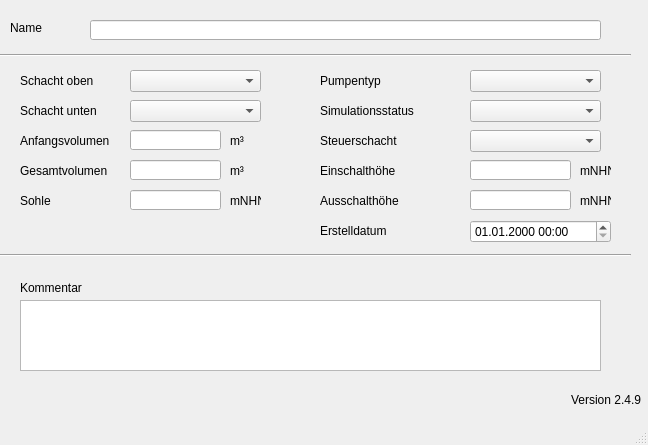
<?xml version="1.0" encoding="UTF-8"?>
<ui version="4.0">
 <class>MainWindow</class>
 <widget class="QMainWindow" name="MainWindow">
  <property name="geometry">
   <rect>
    <x>0</x>
    <y>0</y>
    <width>648</width>
    <height>445</height>
   </rect>
  </property>
  <property name="windowTitle">
   <string>MainWindow</string>
  </property>
  <widget class="QWidget" name="centralwidget">
   <widget class="QLabel" name="label">
    <property name="geometry">
     <rect>
      <x>10</x>
      <y>20</y>
      <width>46</width>
      <height>16</height>
     </rect>
    </property>
    <property name="text">
     <string>Name</string>
    </property>
   </widget>
   <widget class="QLabel" name="label_20">
    <property name="geometry">
     <rect>
      <x>320</x>
      <y>130</y>
      <width>121</width>
      <height>21</height>
     </rect>
    </property>
    <property name="text">
     <string>Steuerschacht</string>
    </property>
   </widget>
   <widget class="QLabel" name="label_5">
    <property name="geometry">
     <rect>
      <x>20</x>
      <y>130</y>
      <width>111</width>
      <height>21</height>
     </rect>
    </property>
    <property name="text">
     <string>Anfangsvolumen</string>
    </property>
   </widget>
   <widget class="QLabel" name="label_6">
    <property name="geometry">
     <rect>
      <x>20</x>
      <y>160</y>
      <width>91</width>
      <height>21</height>
     </rect>
    </property>
    <property name="text">
     <string>Gesamtvolumen</string>
    </property>
   </widget>
   <widget class="QLabel" name="label_18">
    <property name="geometry">
     <rect>
      <x>320</x>
      <y>70</y>
      <width>91</width>
      <height>21</height>
     </rect>
    </property>
    <property name="text">
     <string>Pumpentyp</string>
    </property>
   </widget>
   <widget class="QLabel" name="label_70">
    <property name="geometry">
     <rect>
      <x>320</x>
      <y>220</y>
      <width>71</width>
      <height>21</height>
     </rect>
    </property>
    <property name="text">
     <string>Erstelldatum</string>
    </property>
   </widget>
   <widget class="Line" name="line">
    <property name="geometry">
     <rect>
      <x>0</x>
      <y>40</y>
      <width>631</width>
      <height>31</height>
     </rect>
    </property>
    <property name="orientation">
     <enum>Qt::Horizontal</enum>
    </property>
   </widget>
   <widget class="Line" name="line_2">
    <property name="geometry">
     <rect>
      <x>0</x>
      <y>240</y>
      <width>631</width>
      <height>31</height>
     </rect>
    </property>
    <property name="orientation">
     <enum>Qt::Horizontal</enum>
    </property>
   </widget>
   <widget class="QLabel" name="label_14">
    <property name="geometry">
     <rect>
      <x>20</x>
      <y>280</y>
      <width>81</width>
      <height>16</height>
     </rect>
    </property>
    <property name="text">
     <string>Kommentar</string>
    </property>
   </widget>
   <widget class="QLabel" name="label_21">
    <property name="geometry">
     <rect>
      <x>320</x>
      <y>190</y>
      <width>121</width>
      <height>21</height>
     </rect>
    </property>
    <property name="text">
     <string>Ausschalthöhe</string>
    </property>
   </widget>
   <widget class="QLabel" name="label_22">
    <property name="geometry">
     <rect>
      <x>320</x>
      <y>100</y>
      <width>121</width>
      <height>21</height>
     </rect>
    </property>
    <property name="text">
     <string>Simulationsstatus</string>
    </property>
   </widget>
   <widget class="QLabel" name="label_7">
    <property name="geometry">
     <rect>
      <x>20</x>
      <y>100</y>
      <width>91</width>
      <height>21</height>
     </rect>
    </property>
    <property name="text">
     <string>Schacht unten</string>
    </property>
   </widget>
   <widget class="QLabel" name="label_8">
    <property name="geometry">
     <rect>
      <x>20</x>
      <y>70</y>
      <width>111</width>
      <height>21</height>
     </rect>
    </property>
    <property name="text">
     <string>Schacht oben</string>
    </property>
   </widget>
   <widget class="QLabel" name="label_9">
    <property name="geometry">
     <rect>
      <x>20</x>
      <y>190</y>
      <width>91</width>
      <height>21</height>
     </rect>
    </property>
    <property name="text">
     <string>Sohle</string>
    </property>
   </widget>
   <widget class="QLabel" name="label_23">
    <property name="geometry">
     <rect>
      <x>320</x>
      <y>160</y>
      <width>121</width>
      <height>21</height>
     </rect>
    </property>
    <property name="text">
     <string>Einschalthöhe</string>
    </property>
   </widget>
   <widget class="QLineEdit" name="pnam">
    <property name="geometry">
     <rect>
      <x>90</x>
      <y>20</y>
      <width>511</width>
      <height>20</height>
     </rect>
    </property>
   </widget>
   <widget class="QComboBox" name="schoben">
    <property name="geometry">
     <rect>
      <x>130</x>
      <y>70</y>
      <width>131</width>
      <height>22</height>
     </rect>
    </property>
   </widget>
   <widget class="QComboBox" name="schunten">
    <property name="geometry">
     <rect>
      <x>130</x>
      <y>100</y>
      <width>131</width>
      <height>22</height>
     </rect>
    </property>
   </widget>
   <widget class="QLineEdit" name="volanf">
    <property name="geometry">
     <rect>
      <x>130</x>
      <y>130</y>
      <width>91</width>
      <height>20</height>
     </rect>
    </property>
   </widget>
   <widget class="QLineEdit" name="volges">
    <property name="geometry">
     <rect>
      <x>130</x>
      <y>160</y>
      <width>91</width>
      <height>20</height>
     </rect>
    </property>
   </widget>
   <widget class="QLineEdit" name="sohle">
    <property name="geometry">
     <rect>
      <x>130</x>
      <y>190</y>
      <width>91</width>
      <height>20</height>
     </rect>
    </property>
   </widget>
   <widget class="QComboBox" name="pumpentyp">
    <property name="geometry">
     <rect>
      <x>470</x>
      <y>70</y>
      <width>131</width>
      <height>22</height>
     </rect>
    </property>
   </widget>
   <widget class="QComboBox" name="simstatus">
    <property name="geometry">
     <rect>
      <x>470</x>
      <y>100</y>
      <width>131</width>
      <height>22</height>
     </rect>
    </property>
   </widget>
   <widget class="QComboBox" name="steuersch">
    <property name="geometry">
     <rect>
      <x>470</x>
      <y>130</y>
      <width>131</width>
      <height>22</height>
     </rect>
    </property>
   </widget>
   <widget class="QLineEdit" name="einschalthoehe">
    <property name="geometry">
     <rect>
      <x>470</x>
      <y>160</y>
      <width>101</width>
      <height>20</height>
     </rect>
    </property>
   </widget>
   <widget class="QLineEdit" name="ausschalthoehe">
    <property name="geometry">
     <rect>
      <x>470</x>
      <y>190</y>
      <width>101</width>
      <height>20</height>
     </rect>
    </property>
   </widget>
   <widget class="QTextEdit" name="kommentar">
    <property name="geometry">
     <rect>
      <x>20</x>
      <y>300</y>
      <width>581</width>
      <height>71</height>
     </rect>
    </property>
   </widget>
   <widget class="QLabel" name="lb_version">
    <property name="geometry">
     <rect>
      <x>570</x>
      <y>390</y>
      <width>71</width>
      <height>20</height>
     </rect>
    </property>
    <property name="toolTip">
     <string>Version QKan Import</string>
    </property>
    <property name="text">
     <string>Version 2.4.9</string>
    </property>
    <property name="alignment">
     <set>Qt::AlignRight|Qt::AlignTrailing|Qt::AlignVCenter</set>
    </property>
   </widget>
   <widget class="QgsDateTimeEdit" name="createdat">
    <property name="geometry">
     <rect>
      <x>470</x>
      <y>220</y>
      <width>141</width>
      <height>23</height>
     </rect>
    </property>
    <property name="currentSection">
     <enum>QDateTimeEdit::DaySection</enum>
    </property>
    <property name="displayFormat">
     <string>dd.MM.yyyy HH:mm</string>
    </property>
   </widget>
   <widget class="QLabel" name="label_2">
    <property name="geometry">
     <rect>
      <x>230</x>
      <y>130</y>
      <width>21</width>
      <height>21</height>
     </rect>
    </property>
    <property name="text">
     <string>m³</string>
    </property>
   </widget>
   <widget class="QLabel" name="label_3">
    <property name="geometry">
     <rect>
      <x>230</x>
      <y>160</y>
      <width>21</width>
      <height>21</height>
     </rect>
    </property>
    <property name="text">
     <string>m³</string>
    </property>
   </widget>
   <widget class="QLabel" name="label_4">
    <property name="geometry">
     <rect>
      <x>230</x>
      <y>190</y>
      <width>31</width>
      <height>21</height>
     </rect>
    </property>
    <property name="text">
     <string>mNHN</string>
    </property>
   </widget>
   <widget class="QLabel" name="label_10">
    <property name="geometry">
     <rect>
      <x>580</x>
      <y>160</y>
      <width>31</width>
      <height>21</height>
     </rect>
    </property>
    <property name="text">
     <string>mNHN</string>
    </property>
   </widget>
   <widget class="QLabel" name="label_11">
    <property name="geometry">
     <rect>
      <x>580</x>
      <y>190</y>
      <width>31</width>
      <height>21</height>
     </rect>
    </property>
    <property name="text">
     <string>mNHN</string>
    </property>
   </widget>
  </widget>
  <widget class="QMenuBar" name="menubar">
   <property name="geometry">
    <rect>
     <x>0</x>
     <y>0</y>
     <width>648</width>
     <height>21</height>
    </rect>
   </property>
  </widget>
  <widget class="QStatusBar" name="statusbar"/>
 </widget>
 <customwidgets>
  <customwidget>
   <class>QgsDateTimeEdit</class>
   <extends>QDateTimeEdit</extends>
   <header>qgsdatetimeedit.h</header>
  </customwidget>
 </customwidgets>
 <tabstops>
  <tabstop>pnam</tabstop>
  <tabstop>schoben</tabstop>
  <tabstop>schunten</tabstop>
  <tabstop>volanf</tabstop>
  <tabstop>volges</tabstop>
  <tabstop>sohle</tabstop>
  <tabstop>pumpentyp</tabstop>
  <tabstop>simstatus</tabstop>
  <tabstop>steuersch</tabstop>
  <tabstop>einschalthoehe</tabstop>
  <tabstop>ausschalthoehe</tabstop>
  <tabstop>kommentar</tabstop>
 </tabstops>
 <resources/>
 <connections/>
</ui>
